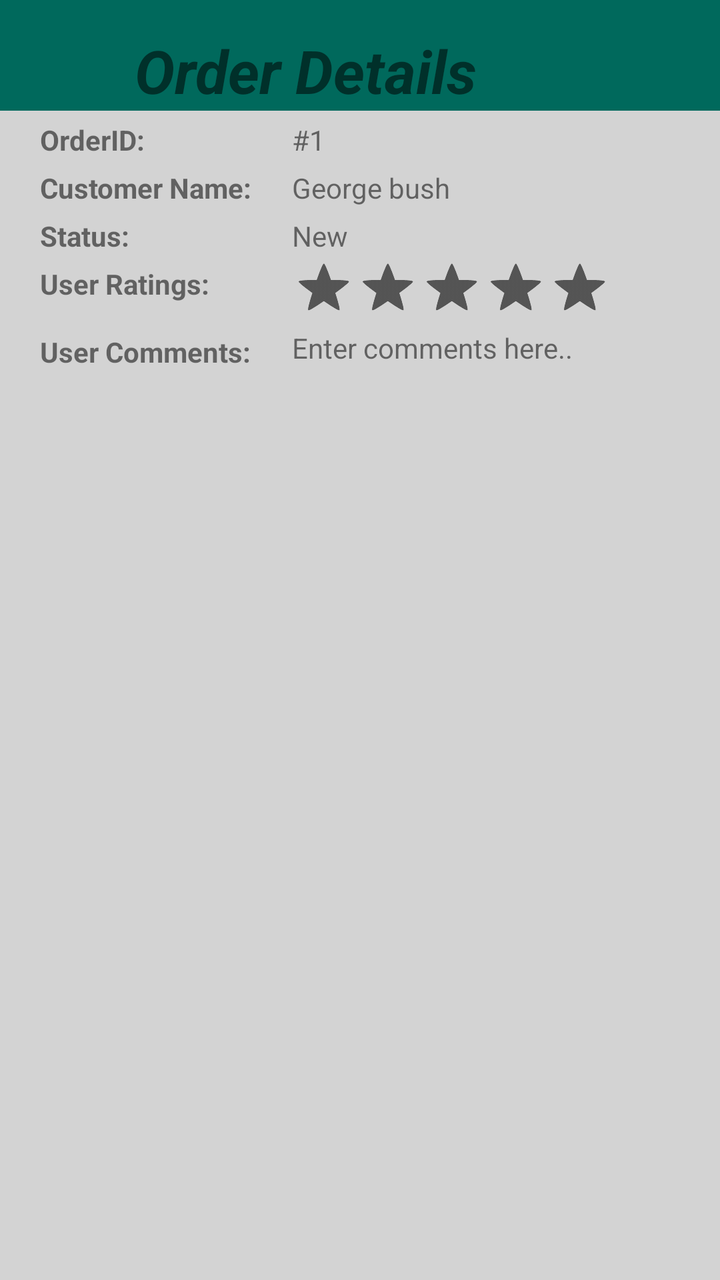
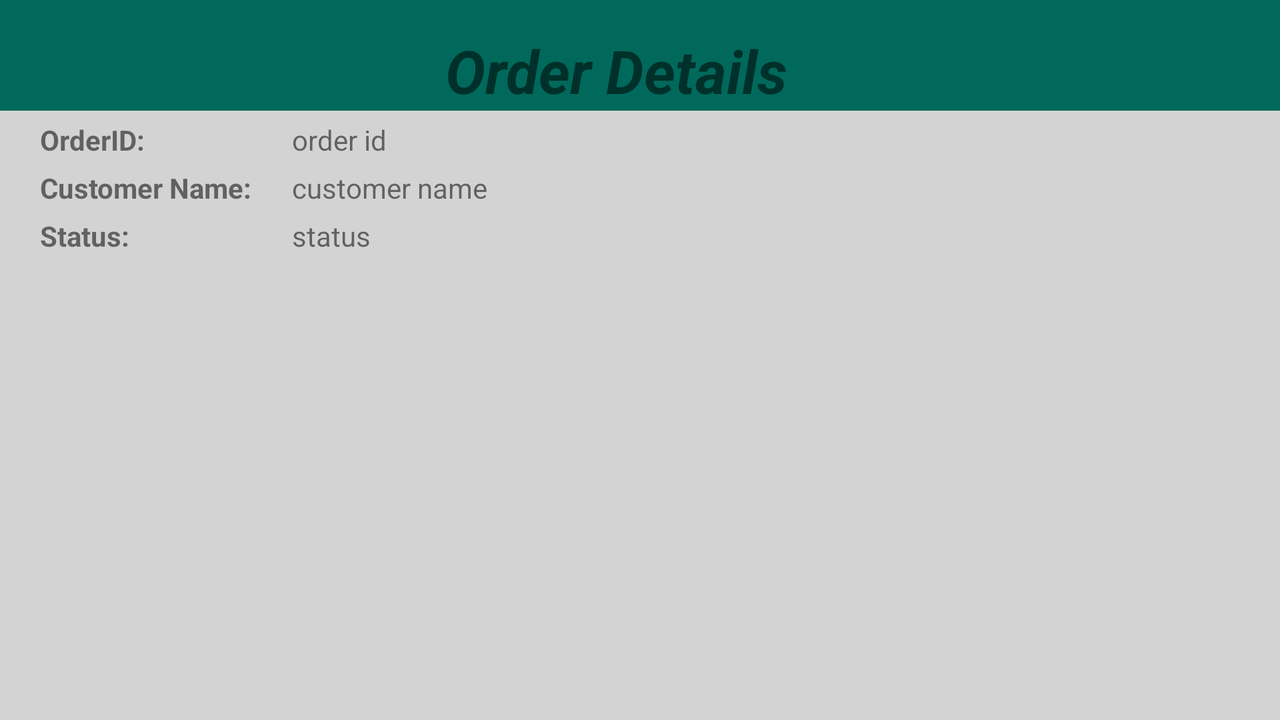

Compare how this app lays out the same screen by default and in its alternative resource folder. The renders come first, then the two layout files and the values they reference.
<!-- AndroidManifest.xml: application theme Theme.AppCompat.Light.NoActionBar -->
<!-- res/layout/order_details.xml -->
<?xml version="1.0" encoding="utf-8"?>
<RelativeLayout xmlns:android="http://schemas.android.com/apk/res/android"
    xmlns:app="http://schemas.android.com/apk/res-auto"
    xmlns:tools="http://schemas.android.com/tools"
    android:layout_width="match_parent"
    android:layout_height="match_parent"
    android:background="#D3D3D3">

    <LinearLayout
        android:id="@+id/layoutTitle"
        android:layout_width="match_parent"
        android:layout_height="wrap_content"
        android:paddingLeft="10dp"
        android:background="#00695C"
        android:animateLayoutChanges="true"
        android:paddingTop="15dp">

        <ImageButton
            android:id="@+id/btnBack"
            android:layout_width="wrap_content"
            android:layout_height="wrap_content"
            android:layout_marginRight="30dp"
            android:layout_weight="0.10"
            android:background="#00695C"
            app:srcCompat="@drawable/back" />

        <TextView
            android:id="@+id/title"
            android:layout_width="wrap_content"
            android:layout_height="wrap_content"
            android:layout_gravity="center_horizontal"
            android:layout_marginRight="100dp"
            android:layout_weight="0.80"
            android:gravity="center_horizontal"
            android:inputType="textPersonName"
            android:text="Order Details"
            android:textSize="30sp"
            android:textStyle="bold|italic" />

    </LinearLayout>

    <LinearLayout
        android:id="@+id/layoutText"
        android:layout_width="match_parent"
        android:layout_height="wrap_content"
        android:layout_below="@+id/layoutTitle"
        android:paddingLeft="20dp"
        android:paddingTop="5dp">

    <LinearLayout
        android:id="@+id/layoutInfo"
        android:layout_width="wrap_content"
        android:layout_height="wrap_content"
        android:paddingBottom="5dp"
        android:orientation="vertical"
        android:layout_below="@+id/layoutTitle">

        <TextView
            android:id="@+id/orderIDtext"
            android:layout_width="wrap_content"
            android:layout_height="wrap_content"
            android:layout_alignParentTop="true"
            android:text="OrderID:"
            android:textStyle="bold"/>

        <TextView
            android:id="@+id/customerNameText"
            android:layout_width="wrap_content"
            android:layout_height="wrap_content"
            android:layout_marginTop="5dp"
            android:layout_alignParentTop="true"
            android:text="Customer Name:"
            android:textStyle="bold"/>

        <TextView
            android:id="@+id/statusText"
            android:layout_width="wrap_content"
            android:layout_height="wrap_content"
            android:layout_marginTop="5dp"
            android:layout_alignParentTop="true"
            android:text="Status:"
            android:textStyle="bold"/>
        <TextView
            android:id="@+id/ratingsText"
            android:layout_width="wrap_content"
            android:layout_height="wrap_content"
            android:layout_marginTop="5dp"
            android:layout_alignParentTop="true"
            android:text="User Ratings:"
            android:textStyle="bold"/>
        <TextView
            android:id="@+id/commentsText"
            android:layout_width="wrap_content"
            android:layout_height="wrap_content"
            android:layout_marginTop="15dp"
            android:text="User Comments:"
            android:textStyle="bold"/>


    </LinearLayout>

    <LinearLayout
        android:id="@+id/layoutDetails"
        android:layout_width="wrap_content"
        android:layout_height="wrap_content"
        android:paddingBottom="5dp"
        android:paddingLeft="20dp"
        android:layout_alignRight="@id/layoutInfo"
        android:layout_alignEnd="@id/layoutInfo"
        android:orientation="vertical"
        android:layout_below="@+id/layoutTitle">

        <TextView
            android:id="@+id/orderID"
            android:layout_width="wrap_content"
            android:layout_height="wrap_content"
            android:layout_alignParentTop="true"
            android:text="#1" />

        <TextView
            android:id="@+id/customerName"
            android:layout_width="wrap_content"
            android:layout_height="wrap_content"
            android:layout_marginTop="5dp"
            android:layout_alignParentTop="true"

            android:text="George bush" />

        <TextView
            android:id="@+id/status"
            android:layout_width="wrap_content"
            android:layout_height="wrap_content"
            android:layout_marginTop="5dp"
            android:layout_alignParentTop="true"
            android:text="New" />

        <LinearLayout
            android:layout_width="wrap_content"
            android:layout_height="wrap_content">
            <CheckBox
                android:id="@+id/ratingsChk1"
                android:layout_width="wrap_content"
                android:layout_height="wrap_content"
                style="?android:attr/starStyle"
                android:clickable="false"
                />
            <CheckBox
                android:id="@+id/ratingsChk2"
                style="?android:attr/starStyle"
                android:layout_width="wrap_content"
                android:layout_height="wrap_content"
                android:clickable="false"/>
            <CheckBox
                android:id="@+id/ratingsChk3"
                style="?android:attr/starStyle"
                android:layout_width="wrap_content"
                android:layout_height="wrap_content"
                android:clickable="false"/>
            <CheckBox
                android:id="@+id/ratingsChk4"
                style="?android:attr/starStyle"
                android:layout_width="wrap_content"
                android:layout_height="wrap_content"
                android:clickable="false"/>
            <CheckBox
                android:id="@+id/ratingsChk5"
                style="?android:attr/starStyle"
                android:layout_width="wrap_content"
                android:layout_height="wrap_content"
                android:clickable="false"/>
        </LinearLayout>
        <TextView
            android:id="@+id/comments"
            android:layout_width="wrap_content"
            android:layout_height="wrap_content"
            android:layout_marginTop="5dp"
            android:layout_alignParentTop="true"

            android:text="Enter comments here.." />

    </LinearLayout>
    </LinearLayout>
    <ListView
        android:id="@+id/list"
        android:layout_below="@+id/layoutText"
        android:layout_width="wrap_content"
        android:layout_height="wrap_content" >
    </ListView>

</RelativeLayout>
<!-- resources referenced by this layout -->
<resources>

</resources>
<!-- res/layout-land/order_details.xml (the repository's variant of the layout above) -->
<!-- drawn on the phone turned sideways -->
<?xml version="1.0" encoding="utf-8"?>
<RelativeLayout xmlns:android="http://schemas.android.com/apk/res/android"
    xmlns:app="http://schemas.android.com/apk/res-auto"
    xmlns:tools="http://schemas.android.com/tools"
    android:layout_width="match_parent"
    android:layout_height="match_parent"
    android:background="#D3D3D3">

    <LinearLayout
        android:id="@+id/layoutTitle"
        android:layout_width="match_parent"
        android:gravity="center_horizontal"
        android:paddingLeft="10dp"
        android:layout_height="wrap_content"
        android:animateLayoutChanges="true"
        android:paddingTop="15dp"
        android:background="#00695C">

        <ImageButton
            android:id="@+id/btnBack"
            android:layout_width="wrap_content"
            android:layout_height="wrap_content"
            android:layout_marginRight="30dp"
            android:layout_weight="0.10"
            android:background="#00695C"
            app:srcCompat="@drawable/back"  />

        <TextView
            android:id="@+id/title"
            android:layout_width="wrap_content"
            android:layout_height="wrap_content"
            android:layout_gravity="center_horizontal"
            android:layout_marginRight="100dp"
            android:layout_weight="0.80"
            android:gravity="center_horizontal"
            android:inputType="textPersonName"
            android:text="Order Details"
            android:textSize="30sp"
            android:textStyle="bold|italic" />

    </LinearLayout>

    <LinearLayout
        android:id="@+id/layoutText"
        android:layout_width="match_parent"
        android:layout_height="wrap_content"
        android:layout_below="@+id/layoutTitle"
        android:paddingLeft="20dp"
        android:paddingTop="5dp">

        <LinearLayout
            android:id="@+id/layoutInfo"
            android:layout_width="wrap_content"
            android:layout_height="wrap_content"
            android:paddingBottom="5dp"
            android:orientation="vertical"
            android:layout_below="@+id/layoutTitle">

            <TextView
                android:id="@+id/orderIDtext"
                android:layout_width="wrap_content"
                android:layout_height="wrap_content"
                android:layout_alignParentTop="true"
                android:text="OrderID:"
                android:textStyle="bold"/>

            <TextView
                android:id="@+id/customerNameText"
                android:layout_width="wrap_content"
                android:layout_height="wrap_content"
                android:layout_marginTop="5dp"
                android:layout_alignParentTop="true"
                android:text="Customer Name:"
                android:textStyle="bold"/>

            <TextView
                android:id="@+id/statusText"
                android:layout_width="wrap_content"
                android:layout_height="wrap_content"
                android:layout_marginTop="5dp"
                android:text="Status:"
                android:textStyle="bold"/>


        </LinearLayout>

        <LinearLayout
            android:id="@+id/layoutDetails"
            android:layout_width="wrap_content"
            android:layout_height="wrap_content"
            android:paddingBottom="5dp"
            android:paddingLeft="20dp"
            android:layout_alignRight="@id/layoutInfo"
            android:layout_alignEnd="@id/layoutInfo"
            android:orientation="vertical"
            android:layout_below="@+id/layoutTitle">

            <TextView
                android:id="@+id/orderID"
                android:layout_width="wrap_content"
                android:layout_height="wrap_content"
                android:layout_alignParentTop="true"
                android:text="order id" />

            <TextView
                android:id="@+id/customerName"
                android:layout_width="wrap_content"
                android:layout_height="wrap_content"
                android:layout_marginTop="5dp"
                android:layout_alignParentTop="true"

                android:text="customer name" />

            <TextView
                android:id="@+id/status"
                android:layout_width="wrap_content"
                android:layout_height="wrap_content"
                android:layout_marginTop="5dp"
                android:text="status" />

        </LinearLayout>
    </LinearLayout>

    <ListView
        android:id="@+id/list"
        android:layout_below="@+id/layoutText"
        android:layout_width="wrap_content"
        android:layout_height="wrap_content" >
    </ListView>


</RelativeLayout>
